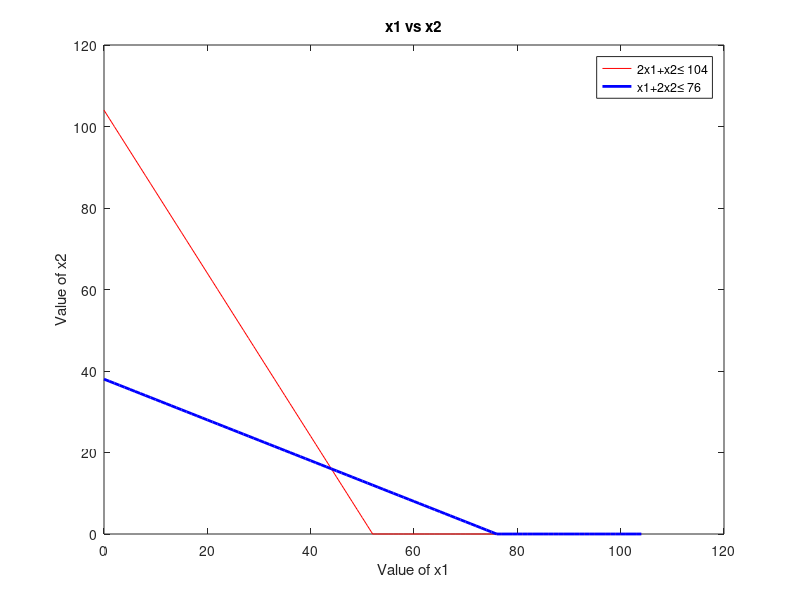

This figure's MATLAB source: (Note: this script raises an error after producing the figure.)
%%1
% Max Z= 6x1+11x2
% s.t. 2x1+x2<=104
%      x1+2x2<=76
%      x1,x2>0
clear all

format short
%%Phase 1: Input the parameters
C=[6 11]; %Cost of objective function
A=[2 1;1 2]; %Constraint Coeff. matrix
B=[104;76]; %R.H.S. of constraint

%%Phase 2: Plotting the graph
x1=0:1:max(B);
x21=(B(1)-A(1,1).*x1)./A(1,2);
x22=(B(2)-A(2,1).*x1)./A(2,2);
x21=max(0,x21);
x22=max(0,x22);
plot(x1,x21,'r',x1,x22,'b','linewidth',2)
xlabel('Value of x1');
ylabel('Value of x2');
title('x1 vs x2');
legend('2x1+x2\leq 104', 'x1+2x2\leq 76');

%%Phase 3: Find corner points with areas
cx1=find(x1==0); %Points with x1 axis
c1=find(x21==0); %Points with x2 axis
Line1=[x1(:,[c1 cx1]); x21(:,[c1 cx1])]';
c2=find(x22==0);
Line2=[x1(:,[c2 cx1]); x22(:,[c2 cx1])]';
corpt=unique([Line1; Line2], 'rows')

%%Phase 4: Point of intersection 
RKR=[];
 for i=1:size(A,1)
     A1=A(i,:);
     B1=B(i,:);
     for j=i+1:size(A,1)
         A2=A(j,:);
         B2=B(j,:);
         A3=[A1;A2];
         B3=[B1;B2];
         Xx=A3\B3; % or X=inv(A3)*B3, both will work
         RKR=[RKR Xx];
     end 
 end
 pt=RKR'
 
 %%Phase 5: Write all corner points
 allpoint=[pt;corpt];
 points=unique(allpoint, 'rows');
 
 %%Phase 6: Find the feasible region
 PT=constraints_1(points); %calling constraint function file
 PT=unique(PT,'rows')
 
 %%Phase 7: Compute the objective function
 for i=1:size(PT,1)
     fx(i,:)=sum(PT(i,:).*C);
 end
 vert_Funs=[PT,fx];
 
 %%Phase 8: Find the optimal value
 [fxval, indexfx]=max(fx);
 optval=vert_Funs(indexfx,:);
 OPTIMAL_BFS=array2table(optval)
 
 
 